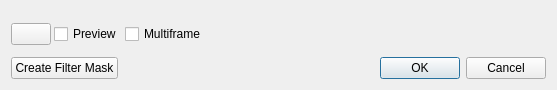
<?xml version="1.0" encoding="UTF-8"?>
<ui version="4.0">
 <author>
    SPDX-FileCopyrightText: none
    SPDX-License-Identifier: GPL-3.0-or-later
  </author>
 <class>FilterDialog</class>
 <widget class="QDialog" name="FilterDialog">
  <property name="geometry">
   <rect>
    <x>0</x>
    <y>0</y>
    <width>557</width>
    <height>72</height>
   </rect>
  </property>
  <property name="sizePolicy">
   <sizepolicy hsizetype="Preferred" vsizetype="Preferred">
    <horstretch>0</horstretch>
    <verstretch>0</verstretch>
   </sizepolicy>
  </property>
  <property name="minimumSize">
   <size>
    <width>0</width>
    <height>0</height>
   </size>
  </property>
  <property name="windowTitle">
   <string>Dialog</string>
  </property>
  <layout class="QVBoxLayout" name="verticalLayout">
   <property name="spacing">
    <number>12</number>
   </property>
   <item>
    <widget class="KisFilterSelectorWidget" name="filterSelection" native="true">
     <property name="sizePolicy">
      <sizepolicy hsizetype="Expanding" vsizetype="Expanding">
       <horstretch>0</horstretch>
       <verstretch>0</verstretch>
      </sizepolicy>
     </property>
    </widget>
   </item>
   <!-- KRIMBLE: the single 6-widget bottom row forced the dialog to be wider
        than the screen on Android (about 1370px at this display density).
        Split into two rows: row 1 = gallery toggle, Preview, Multiframe;
        row 2 = Create Filter Mask, Cancel, OK. Widgets, names and
        connections are unchanged. Original single row kept below. -->
   <item>
    <layout class="QHBoxLayout" name="horizontalLayout_3">
     <property name="spacing">
      <number>3</number>
     </property>
     <property name="topMargin">
      <number>0</number>
     </property>
     <item>
      <widget class="QPushButton" name="filterGalleryToggle">
       <property name="text">
        <string notr="true"/>
       </property>
       <property name="checkable">
        <bool>true</bool>
       </property>
      </widget>
     </item>
     <item>
      <widget class="QCheckBox" name="checkBoxPreview">
       <property name="text">
        <string>Preview</string>
       </property>
      </widget>
     </item>
     <item>
      <widget class="QCheckBox" name="chkFilterSelectedFrames">
       <property name="text">
        <string>Multiframe</string>
       </property>
      </widget>
     </item>
     <item>
      <spacer name="horizontalSpacer_2">
       <property name="orientation">
        <enum>Qt::Horizontal</enum>
       </property>
       <property name="sizeHint" stdset="0">
        <size>
         <width>1</width>
         <height>20</height>
        </size>
       </property>
      </spacer>
     </item>
    </layout>
   </item>
   <item>
    <layout class="QHBoxLayout" name="horizontalLayout_4">
     <property name="spacing">
      <number>3</number>
     </property>
     <property name="topMargin">
      <number>0</number>
     </property>
     <item>
      <widget class="QPushButton" name="pushButtonCreateMaskEffect">
       <property name="enabled">
        <bool>true</bool>
       </property>
       <property name="text">
        <string>Create Filter Mask</string>
       </property>
      </widget>
     </item>
     <item>
      <spacer name="horizontalSpacer_3">
       <property name="orientation">
        <enum>Qt::Horizontal</enum>
       </property>
       <property name="sizeHint" stdset="0">
        <size>
         <width>1</width>
         <height>20</height>
        </size>
       </property>
      </spacer>
     </item>
     <item>
      <widget class="QDialogButtonBox" name="buttonBox">
       <property name="sizePolicy">
        <sizepolicy hsizetype="Maximum" vsizetype="Fixed">
         <horstretch>0</horstretch>
         <verstretch>0</verstretch>
        </sizepolicy>
       </property>
       <property name="standardButtons">
        <set>QDialogButtonBox::Cancel|QDialogButtonBox::Ok</set>
       </property>
      </widget>
     </item>
    </layout>
   </item>
   <!-- KRIMBLE: original single-row layout (commented out):
   <item>
    <layout class="QHBoxLayout" name="horizontalLayout_3" stretch="0,0,0,0,0,0">
     <property name="spacing">
      <number>3</number>
     </property>
     <property name="topMargin">
      <number>0</number>
     </property>
     <item>
      <widget class="QPushButton" name="filterGalleryToggle">
       <property name="text">
        <string notr="true"/>
       </property>
       <property name="checkable">
        <bool>true</bool>
       </property>
      </widget>
     </item>
     <item>
      <widget class="QCheckBox" name="checkBoxPreview">
       <property name="text">
        <string>Preview</string>
       </property>
      </widget>
     </item>
     <item>
      <widget class="QCheckBox" name="chkFilterSelectedFrames">
       <property name="text">
        <string>Multiframe</string>
       </property>
      </widget>
     </item>
     <item>
      <spacer name="horizontalSpacer_2">
       <property name="orientation">
        <enum>Qt::Horizontal</enum>
       </property>
       <property name="sizeHint" stdset="0">
        <size>
         <width>1</width>
         <height>20</height>
        </size>
       </property>
      </spacer>
     </item>
     <item>
      <widget class="QPushButton" name="pushButtonCreateMaskEffect">
       <property name="enabled">
        <bool>true</bool>
       </property>
       <property name="text">
        <string>Create Filter Mask</string>
       </property>
      </widget>
     </item>
     <item>
      <widget class="QDialogButtonBox" name="buttonBox">
       <property name="sizePolicy">
        <sizepolicy hsizetype="Maximum" vsizetype="Fixed">
         <horstretch>0</horstretch>
         <verstretch>0</verstretch>
        </sizepolicy>
       </property>
       <property name="standardButtons">
        <set>QDialogButtonBox::Cancel|QDialogButtonBox::Ok</set>
       </property>
      </widget>
     </item>
    </layout>
   </item>
   -->
  </layout>
 </widget>
 <customwidgets>
  <customwidget>
   <class>KisFilterSelectorWidget</class>
   <extends>QWidget</extends>
   <header>widgets/kis_filter_selector_widget.h</header>
   <container>1</container>
  </customwidget>
 </customwidgets>
 <resources/>
 <connections/>
</ui>
